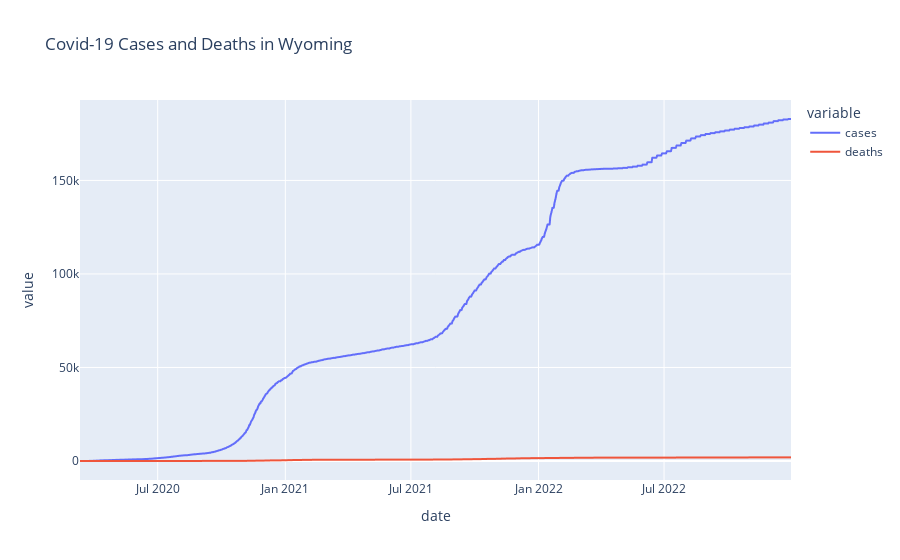

The notebook cell this image was saved under:
### Code cell
update_graph(state)

### Figure 1 — Plotly figure (JSON) as saved in the notebook; plotly's stock layout.template omitted (floating-point values rounded to 4 significant figures; data arrays with more than 128 entries replaced by an {"elided": "..."} marker saying what was removed)
{"data": [{"hovertemplate": "variable=cases<br>date=%{x}<br>value=%{y}<extra></extra>", "legendgroup": "cases", "line": {"color": "#636efa", "dash": "solid"}, "marker": {"symbol": "circle"}, "mode": "lines", "name": "cases", "showlegend": true, "type": "scattergl", "x": {"elided": "1026 str values"}, "xaxis": "x", "y": {"elided": "1026 int values"}, "yaxis": "y"}, {"hovertemplate": "variable=deaths<br>date=%{x}<br>value=%{y}<extra></extra>", "legendgroup": "deaths", "line": {"color": "#EF553B", "dash": "solid"}, "marker": {"symbol": "circle"}, "mode": "lines", "name": "deaths", "showlegend": true, "type": "scattergl", "x": {"elided": "1026 str values"}, "xaxis": "x", "y": {"elided": "1026 int values"}, "yaxis": "y"}], "layout": {"legend": {"title": {"text": "variable"}, "tracegroupgap": 0}, "title": {"text": "Covid-19 Cases and Deaths in Wyoming"}, "xaxis": {"anchor": "y", "domain": [0, 1], "title": {"text": "date"}}, "yaxis": {"anchor": "x", "domain": [0, 1], "title": {"text": "value"}}}}
